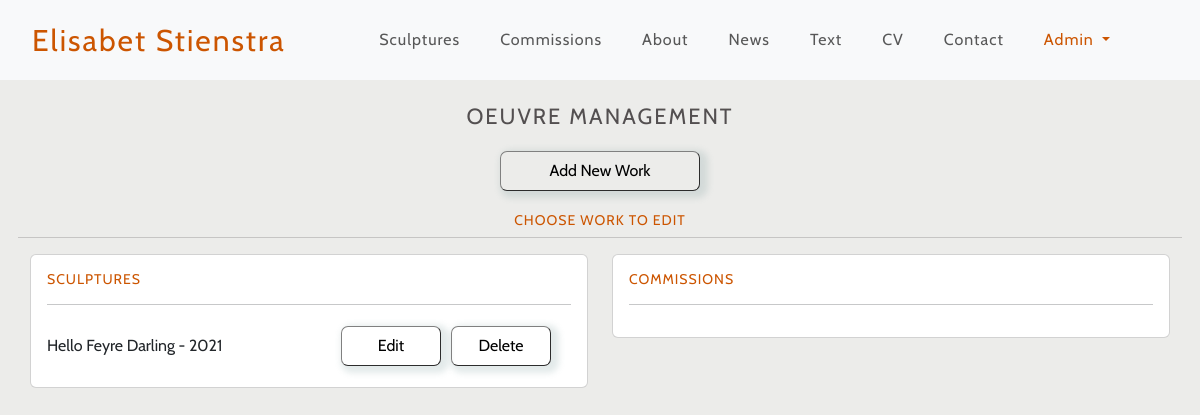
Screenshot of /oeuvre/oeuvre_management/ (signed in) with the database file from the repository.
### oeuvre/models.py (models this page shows, shortened)
class Category(models.Model):
    class Meta:
        verbose_name_plural = 'Categories'
    name = models.CharField(max_length=60)
    friendly_name = models.CharField(max_length=60, null=True, blank=True)

class Work(models.Model):
    category = models.ForeignKey(
        'Category', null=True, blank=True,
        on_delete=models.SET_NULL, related_name='category')
    title = models.CharField(max_length=254)
    date = models.DateField()
    size = models.CharField(max_length=100)
    materials = models.CharField(max_length=254)
    description = RichTextField(null=True, blank=True)
    hide = models.BooleanField(default=False)
    courtesy_of_gallery = models.BooleanField(default=False)
    order = models.IntegerField(null=True, blank=True)
    class Meta:
        ordering = ('order', '-date', )

### oeuvre/views.py (the view)
# urls.py: path('oeuvre_management/', views.oeuvre_management, name='oeuvre_management'),
@login_required
def oeuvre_management(request):
    if not request.user.is_superuser:
        sweetify.toast(request, 'Only an Admin can access this page', icon="error", timer=2000,
                            timerProgressBar=True)
        return redirect(reverse('home'))
    items = Work.objects.all()
    category =  Category.objects.all()
    context = {
        'category': category,
        'items': items,
    }
    return render(request, "oeuvre/oeuvre_management.html", context)

### oeuvre/templates/oeuvre/oeuvre_management.html
{% extends "base.html" %}
{% load static %}
{% block content %}
<div class="container g-lg-0">
<h1 class="pt-4 pb-2">Oeuvre Management</h1>
<section class="text-center">
    <a href="{% url 'add_work' %}"><button class="button-xl">Add New Work</button></a>
</section>
<section>
    <div class="row">
        <h2 class="pt-3">Choose work to edit</h2>
        <hr>
        {% for c in category %}
        <div class="col-12 col-lg-6">
        <div class="card">
            <div class="card-body">
            <h3>{{ c.friendly_name }}</h3>
            <hr>
            {% for work in items %}
            {% if work.category == c %}
            <div class="row {% if work.hide %} hidden {% endif %}">
                <div class="col-6 m-auto">
                    <a href="{% url 'edit_work' work.id %}"><p>{{ work.title }} - {{ work.date |date:"Y" }}</p></a>
                </div>
                <div class="col text-center">
                    <a href="{% url 'edit_work' work.id %}"><button>Edit</button></a><a data-bs-toggle="modal" data-bs-target="#modal-delete" data-bs-link="{% url 'delete_work' work.id %}"><button>Delete</button></a>
                </div>
            </div>
            {% endif %}
            {% endfor %}
        </div>
    </div>
</div>
{% endfor %}
    </div>
</section>
</div>
{% endblock %}

### static/css/base.css (style rules this page uses)
body { font-family: 'Cabin', sans-serif; background-color: #ECECEA; color: #534F50; }
h1 { font-weight: 100; font-size: 16px; text-transform: uppercase; letter-spacing: 1px; text-align: center; }
h2 { font-weight: 100; font-size: 14px; text-transform: uppercase; letter-spacing: 1px; color: #CC5500; text-align: center; }
h3 { font-weight: 100; font-size: 14px; text-transform: uppercase; letter-spacing: 1px; text-align: start; color: #CC5500; }
p { margin-top: auto; margin-bottom: auto; }
button { color: black; background-color: transparent; width: 60px; height: 40px; margin: 5px; text-decoration: none; box-shadow: 4px 3px 6px 4px rgba(117,151,152, .2); border-width: 1px; border-radius: 7px; border-color: gray; }
.button-xl { width: 200px; }
a { text-decoration: none; color: inherit; }
@media only screen and (min-width: 600px) { button { width: 80px; } }
@media only screen and (min-width: 992px) { h1 { font-size: 22px; letter-spacing: 2px; } }
@media only screen and (min-width: 1200px) { button { width: 100px; } }

### rows the page displays
Category: friendly_name "SCULPTURES"
Work: title "Hello Feyre Darling", date "2021"
Category: friendly_name "COMMISSIONS"
